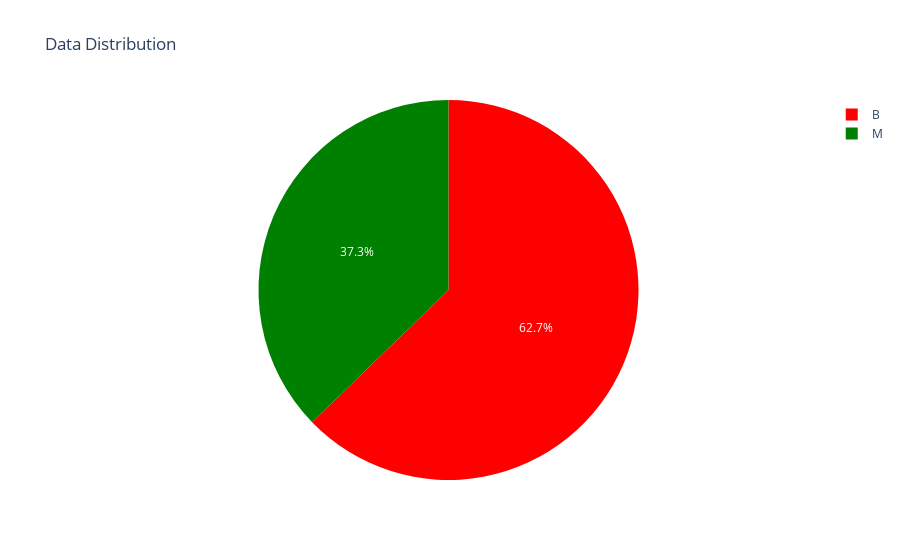

Notebook code cell kept with this figure:
### Code cell
px.pie(df, 'diagnosis', color_discrete_sequence=['red','green'],title='Data Distribution')

### Figure 1 — Plotly figure (JSON) as saved in the notebook; plotly's stock layout.template omitted (floating-point values rounded to 4 significant figures; data arrays with more than 128 entries replaced by an {"elided": "..."} marker saying what was removed)
{"data": [{"domain": {"x": [0, 1], "y": [0, 1]}, "hovertemplate": "diagnosis=%{label}<extra></extra>", "labels": {"elided": "569 str values"}, "legendgroup": "", "name": "", "showlegend": true, "type": "pie"}], "layout": {"legend": {"tracegroupgap": 0}, "piecolorway": ["red", "green"], "title": {"text": "Data Distribution"}}}
